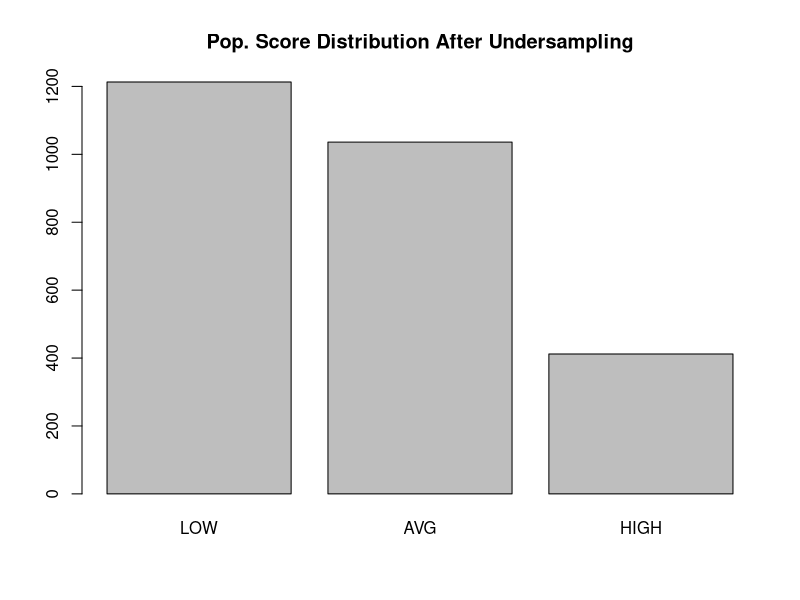
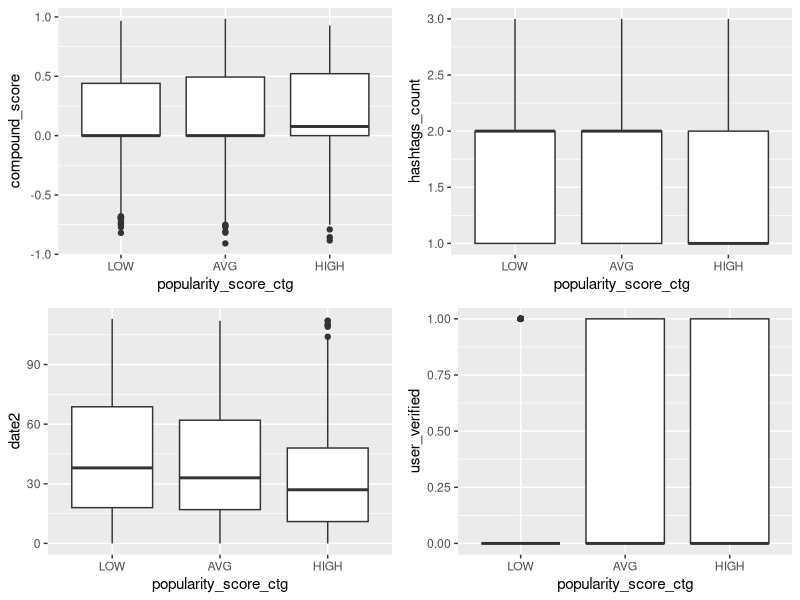
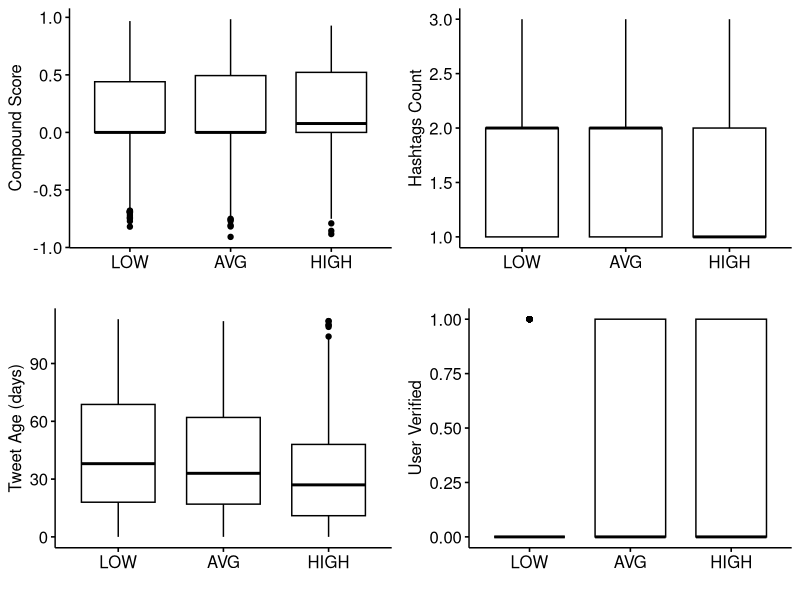
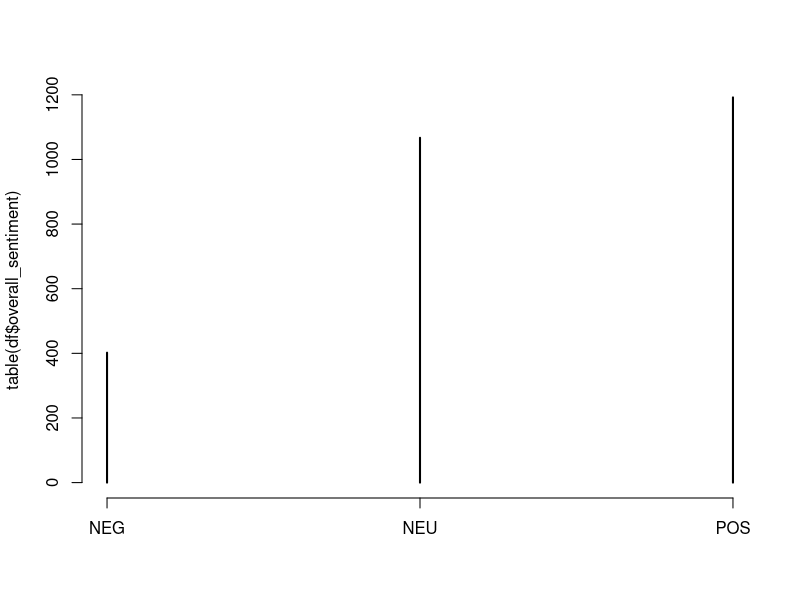
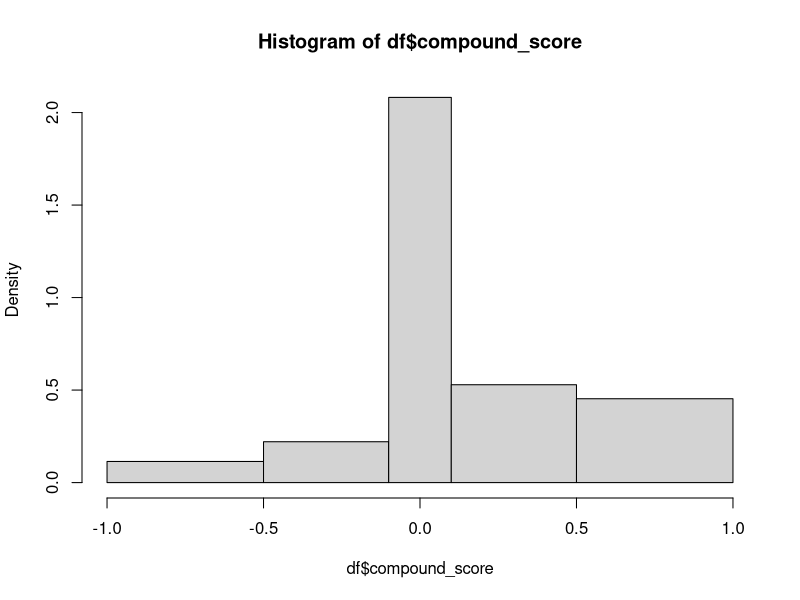
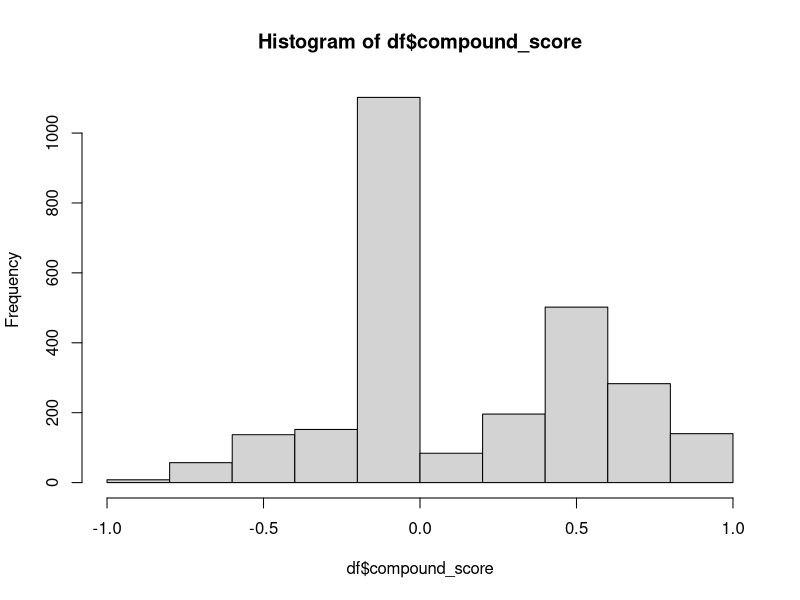
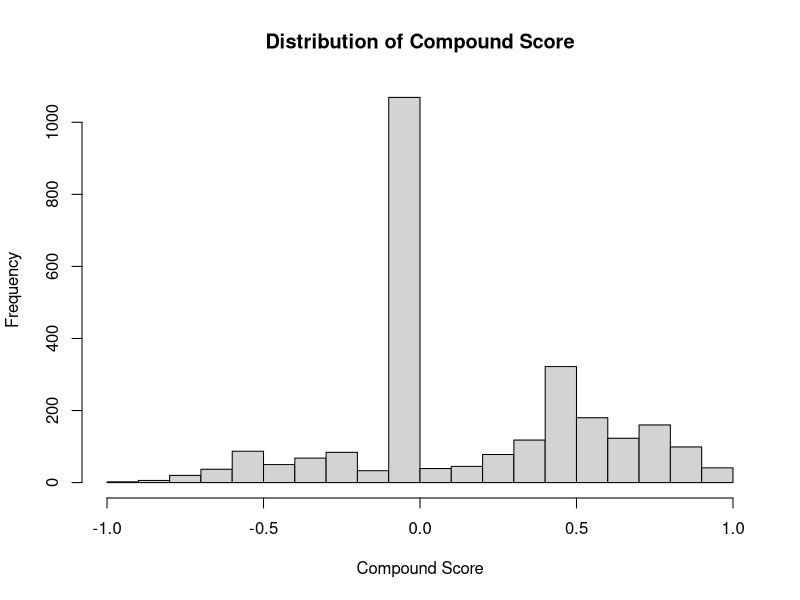
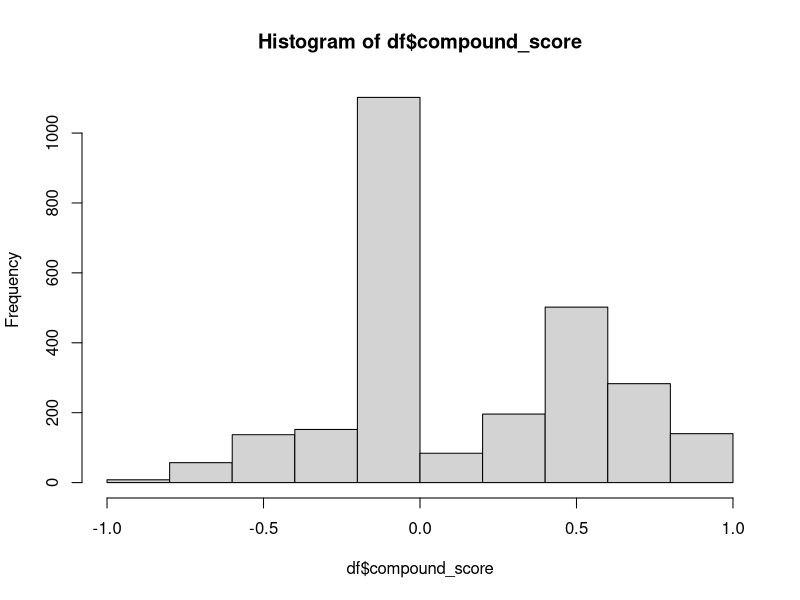

R code for these plots, in order: (Note: this script raises an error after producing the figures.)
getwd()
setwd("/Users/eylulaygun/Desktop/Year\ 5/stat\ 447B/CovidSentimentAnalysis")

df <- read.csv("02-updated_dataframe-apr06.csv")
training_set <- read.csv("training_set.csv")
testing_set <- read.csv("testing_set.csv")

# fix the order of factoring for popularity score 
library(forcats)
training_set$popularity_score_ctg <- as.factor(training_set$popularity_score_ctg)
testing_set$popularity_score_ctg <- as.factor(testing_set$popularity_score_ctg)
training_set$popularity_score_ctg <- fct_infreq(training_set$popularity_score_ctg)
testing_set$popularity_score_ctg <- fct_infreq(testing_set$popularity_score_ctg)
training_set$date <- as.Date(training_set$date,tz=Sys.timezone(), format ="%Y-%m-%d") # remove H-M-Sec from date for simplicity
training_set$date2 <- as.numeric(training_set$date - as.Date(as.character("2020-12-12", format = "%Y-%m-%d")))
training_set$user_verified <- as.numeric(as.logical(training_set$user_verified))

df$popularity_score_ctg <- as.factor(df$popularity_score_ctg)
library(forcats)
df$popularity_score_ctg <- fct_infreq(df$popularity_score_ctg)
plot(df$popularity_score_ctg, main = "Pop. Score Distribution After Undersampling")
# Data visualizations

# Histogram between explanatory vars
# PS vs compound_score
library(ggplot2)
#install.packages("ggpubr")
library(ggpubr)
box_cs <- ggplot(training_set, aes(x=popularity_score_ctg, y= compound_score), x = "PS", y= "Compound Score") + 
  geom_boxplot()
box_hc <-ggplot(training_set, aes(x=popularity_score_ctg, y= hashtags_count), x = "PS", y= "Hashtags Count") + 
  geom_boxplot()
box_ta <-ggplot(training_set, aes(x=popularity_score_ctg, y= date2),  x = "PS", y= "Tweet Age (days)") + 
  geom_boxplot()
box_uv <- ggplot(training_set, aes(x=popularity_score_ctg, y= user_verified), x = "PS", y= "User Verified") + 
  geom_boxplot()
ggarrange(box_cs, box_hc, box_ta, box_uv)

?ggboxplot()
box_cs <- ggboxplot(data = training_set, x="popularity_score_ctg", y= "compound_score", xlab = "", ylab= "Compound Score") 
box_hc <- ggboxplot(data = training_set, x="popularity_score_ctg", y= "hashtags_count", xlab = "", ylab= "Hashtags Count") 
box_ta <- ggboxplot(data = training_set, x="popularity_score_ctg", y= "date2",          xlab = "", ylab= "Tweet Age (days)") 
box_uv <- ggboxplot(data = training_set, x="popularity_score_ctg", y= "user_verified",  xlab = "", ylab= "User Verified") 
ggarrange(box_cs, box_hc, box_ta, box_uv)





plot(table(df$overall_sentiment))
hist(df$compound_score, c(-1, -0.5, -0.1, 0.1, 0.5, 1))  # distribution, skewed towards positive
hist(df$compound_score, c(-1, -0.8, -0.6, -0.4, -0.2, 0, 0.2, 0.4, 0.6, 0.8, 1))  # distribution, skewed towards positive
hist(df$compound_score,  c(-1, -0.9, -0.8,-0.7, -0.6, -0.5,-0.4,-0.3, -0.2,-0.1, 0,0.1, 0.2,0.3, 0.4, 0.5, 0.6, 0.7, 0.8,0.9, 1), xlab = "Compound Score" , main = "Distribution of Compound Score")  # distribution, skewed towards positive
sum(df$compound_score> 0.05)
sum(df$compound_score< -0.05)
table(df$compound_score_ctg)
dim(df)
df$compound_score_ctg <- cut(df$compound_score, breaks = c(-10.11, -0.05, 0.05, 1.1), labels =  c("NEG", "NEU", "POS"))
hist(df$compound_score)
plot(df$compound_score_ctg, ylab = "Frequency", main=" Distribution of Compound Score")
hist(df$compound_score, c(-1.5, -0.05, 0.05, 1.5), labels = c("NEG", "NEU", "POS") )

df$retweets_ctg <- cut(df$retweets, breaks = c(-0.01, 0.5, 1, 5, 700), labels =  c("NO", "AVG", "YES", "VYES"))
df$favorites_ctg <- cut(df$favorites, breaks = c(-0.01, 0.5, 1, 5, 2500), labels =  c("NO", "AVG", "YES", "VYES"))
print(table(df$retweets_ctg))
print(table(df$favorites_ctg))

print(df$retweets>2 )
summary(df$retweets)
summary(df$favorites)

cor.test(df$retweets, df$favorites,  method = "spearman")      # reject null hypothesis
cor.test(df$retweets, df$compound_score, method = "spearman")  # can't reject
cor.test(df$favorites, df$compound_score, method = "spearman") # reject null hypothesis
cor.test(df$hashtags_count, df$compound_score, method = "spearman")

cor.test(training_set$popularity_score, training_set$date2, method = "spearman")
cor.test(training_set$popularity_score, training_set$compound_score, method = "spearman")
cor.test(training_set$popularity_score, training_set$hashtags_count, method = "spearman")
cor.test(training_set$popularity_score, training_set$user_verified, method = "spearman")


cor.test(training_set$compound_score, training_set$date2, method = "spearman")

cor.test(training_set$compound_score, training_set$hashtags_count, method = "spearman")

cor.test(training_set$compound_score, training_set$user_verified, method = "spearman")


plot(training_set$date)

plot( training_set$date2, training_set$popularity_score)

labels =  c("VNEG", "NEG", "NEU", "POS", "VPOS")
par(mfrow=c(2,3))
for (i in 1:5){
  sentiment_i_retweets = df$retweets2[which(df$overall_sentiment == labels[i])]
  sentiment_i_scores = df$compound_score[which(df$overall_sentiment == labels[i])]
  print(head(sentiment_i_scores))
  print(labels[i])
  #boxplot(sentiment_i_scores, xlab = labels[i], ylab= "scores")
  boxplot(sentiment_i_retweets, xlab = labels[i], ylab= "retweets^(1/4)")
}

table(training_set$user_location)
table(training_set$user_verified)
table(testing_set$user_verified)
par(mfrow=c(2,2))
# see how average compound score has changed over time for tweets
mean_score_by_day = aggregate(training_set$compound_score, by = list(training_set$date), FUN = mean )
plot( x = as.factor(mean_score_by_day$Group.1), y= mean_score_by_day$x, ylab = "Mean Score") 
max_score_by_date =  aggregate(training_set$compound_score, by = list(training_set$date), FUN = max )
plot( x = as.factor(max_score_by_date$Group.1), y= max_score_by_date$x, ylab = "Max Score") 
min_score_by_date = aggregate(training_set$compound_score, by= list(training_set$date), FUN = min)
plot( x = as.factor(min_score_by_date$Group.1), y= min_score_by_date$x, ylab = "Min Score") # increasing trend
median_score_by_date = aggregate(training_set$compound_score, by= list(training_set$date), FUN = median)
plot( x = as.factor(median_score_by_date$Group.1), y= median_score_by_date$x, ylab = "Median Score") # slightly? increase, most values are zero.

difference_min_max = max_score_by_date$x - min_score_by_date$x # over time, tweets get "milder"

par(mfrow=c(2,3))
# How does number of hashtags change in terms of tweet sentiment
for (i in 1:5){
  sentiment_i_hashtag_count = df$hashtags_count[which(df$overall_sentiment == labels[i])]
  sentiment_i_scores = df$compound_score[which(df$overall_sentiment == labels[i])]
  print(head(sentiment_i_hashtag_count))
  print(labels[i])
  #boxplot(sentiment_i_scores, xlab = labels[i], ylab= "scores")
  plot(sentiment_i_hashtag_count, xlab = labels[i], ylab= "hashtag count")
}


labels =  c("NO", "AVG", "YES", "VYES")
par(mfrow=c(2,2))
for (i in 1:4){
  sentiment_i_hashtags = training_set$hashtags_count[which(training_set$retweets_ctg == labels[i])]
  sentiment_i_scores = training_set$compound_score[which(training_set$retweets_ctg == labels[i])]
  print(head(sentiment_i_scores))
  print(labels[i])
  #boxplot(sentiment_i_hashtags, xlab = labels[i], ylab= "# of hashtags")
  plot(sentiment_i_hashtags, xlab = labels[i], ylab= "# of hashtags")
}


